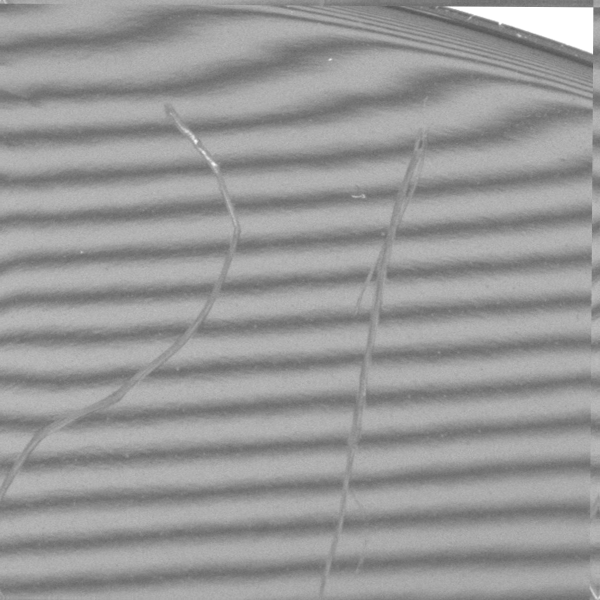
#> input picture crop_inspector/photos_new/image_000.png, 1200 x 1200 px (shown at 1/2 size)
$ python augment_200.py --input_dir photos_new --output_dir out
#> lines starting #> are read from the running program, lines starting #| are printed output that depends on the picture
"""
augment_200.py
---------------
4 görüntüden translation + rotation augmentasyonu ile
tam olarak 200 adet 1200x1200 görüntü üretir.

Çıktı dosyaları sıfır dolgulu isimlendirilir:
    image_000.png  ← model_0
    image_001.png  ← model_1
    ...
    image_199.png  ← model_199

Kullanım:
    python augment_200.py `
        --input_dir   good_images/ `
        --output_dir  photos/ `
        --target_size 1200 1200 `
        --max_shift   20 `
        --max_angle   3.0 `
        --seed        42
"""

import argparse
import cv2
import numpy as np
from pathlib import Path

EXTENSIONS = [".png", ".jpg", ".jpeg", ".bmp", ".tiff", ".tif"]
TARGET_COUNT = 200


def parse_args():
    p = argparse.ArgumentParser(description="200 görüntü augmentasyonu")
    p.add_argument("--input_dir",   type=str, required=True)
    p.add_argument("--output_dir",  type=str, required=True)
    p.add_argument("--target_size", type=int, nargs=2, default=[1200, 1200],
                   metavar=("H", "W"))
    p.add_argument("--max_shift",   type=int, default=20)
    p.add_argument("--max_angle",   type=float, default=3.0)
    p.add_argument("--seed",        type=int, default=42)
    return p.parse_args()


def collect_images(input_dir):
    d = Path(input_dir)
    if not d.exists():
        raise FileNotFoundError(f"Klasör bulunamadı: {input_dir}")
    seen, paths = set(), []
    for ext in EXTENSIONS:
        for p in sorted(d.glob(f"*{ext}")) + sorted(d.glob(f"*{ext.upper()}")):
            if p.resolve() not in seen:
                seen.add(p.resolve())
                paths.append(p)
    if not paths:
        raise ValueError(f"'{input_dir}' içinde görüntü bulunamadı!")
    return paths


def resize_to_target(img, target_h, target_w):
    h, w   = img.shape[:2]
    interp = cv2.INTER_CUBIC if (target_h > h or target_w > w) else cv2.INTER_AREA
    return cv2.resize(img, (target_w, target_h), interpolation=interp)


def translate(img, dx, dy):
    """Wrap-around kaydırma — zebra periyodunu korur."""
    shifted = np.roll(img, dy, axis=0)
    shifted = np.roll(shifted, dx, axis=1)
    return shifted


def rotate(img, angle):
    """Merkez etrafında döndür, reflect border."""
    h, w = img.shape[:2]
    M    = cv2.getRotationMatrix2D((w // 2, h // 2), angle, 1.0)
    return cv2.warpAffine(
        img, M, (w, h),
        flags=cv2.INTER_LINEAR,
        borderMode=cv2.BORDER_REFLECT_101,
    )


def augment_one(img, rng, max_shift, max_angle):
    dx    = int(rng.integers(-max_shift, max_shift + 1))
    dy    = int(rng.integers(-max_shift, max_shift + 1))
    angle = float(rng.uniform(-max_angle, max_angle))
    return rotate(translate(img, dx, dy), angle)


def main():
    args       = parse_args()
    rng        = np.random.default_rng(args.seed)
    target_h, target_w = args.target_size

    input_paths = collect_images(args.input_dir)
    n_src       = len(input_paths)
    out_dir     = Path(args.output_dir)
    out_dir.mkdir(parents=True, exist_ok=True)

    print(f"Kaynak görüntü  : {n_src}")
    print(f"Hedef adet      : {TARGET_COUNT}")
    print(f"Her kaynaktan   : ~{TARGET_COUNT // n_src} varyasyon")
    print(f"Hedef boyut     : {target_h}x{target_w}")
    print(f"Max shift       : ±{args.max_shift} px")
    print(f"Max rotasyon    : ±{args.max_angle}°")
    print(f"Çıktı klasörü   : {out_dir}\n")

    # Yükle ve resize et
    sources = []
    for p in input_paths:
        img = cv2.imread(str(p))
#> img is the input picture: shape (1200, 1200, 3); min 83, max 255, mean 152.3
        if img is None:
            print(f"  [UYARI] Okunamadı: {p}")
            continue
        h_orig, w_orig = img.shape[:2]
#> h_orig = 1200; w_orig = 1200
        img = resize_to_target(img, target_h, target_w)
        print(f"  {p.name}: {w_orig}x{h_orig} → {target_w}x{target_h}")
#|   image_000.png: 1200x1200 → 1200x1200
        sources.append(img)

    if not sources:
        raise RuntimeError("Hiç kaynak görüntü yüklenemedi!")

    # Kaç tane her kaynaktan üretilecek
    per_source = TARGET_COUNT // n_src
    extras     = TARGET_COUNT % n_src   # ilk 'extras' kaynağa 1 fazla

    output_idx = 0
    for src_i, img in enumerate(sources):
        count = per_source + (1 if src_i < extras else 0)
        for _ in range(count):
            aug   = augment_one(img, rng, args.max_shift, args.max_angle)
            fname = out_dir / f"image_{output_idx:03d}.png"
            cv2.imwrite(str(fname), aug)
            output_idx += 1
#> this loop made 2 passes
#> (src_i, count) on passes 1 to 2: (0, 100), (1, 100)
#> pass 1, in translate, `shifted = np.roll(img, dy, axis=0)`:
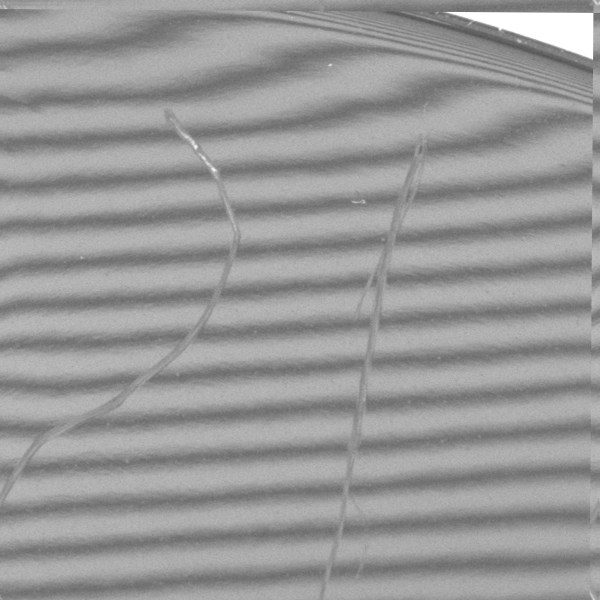
#> shifted: shape (1200, 1200, 3) (shown at 1/2 size); min 83, max 255, mean 152.3
#> pass 1, in translate, `shifted = np.roll(shifted, dx, axis=1)`:
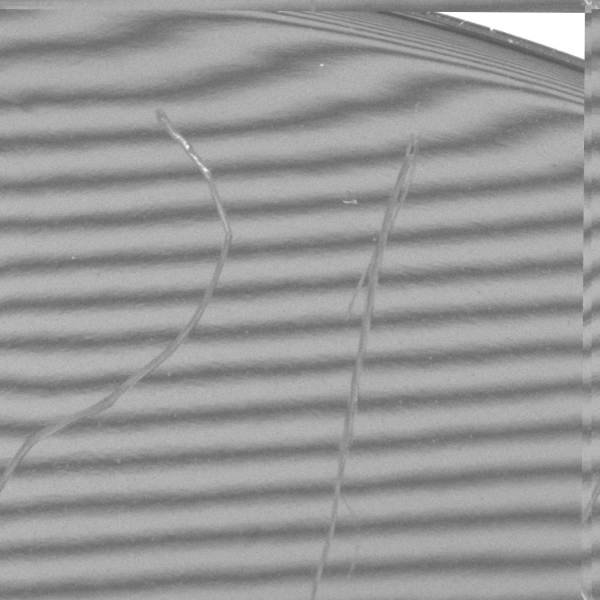
#> shifted: shape (1200, 1200, 3) (shown at 1/2 size); min 83, max 255, mean 152.3
#> pass 1, in main, `cv2.imwrite(str(fname), aug)`:
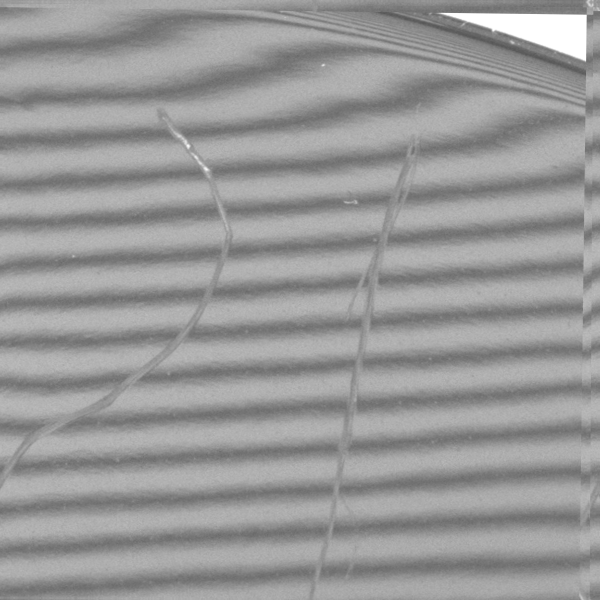
#> saved as image_000.png: shape (1200, 1200, 3) (shown at 1/2 size); min 84, max 255, mean 152.3

    print(f"\nTamamlandı.")
    print(f"Üretilen görüntü : {output_idx}")
#| Üretilen görüntü : 200
    print(f"Klasör           : {out_dir}")
    print(f"\nDosya isimleri image_000.png ... image_{output_idx-1:03d}.png")
#> (printed output is left out)
    print(f"model_0 ... model_{output_idx-1} ile eşleşir.")
#> (printed output is left out)


if __name__ == "__main__":
    main()
